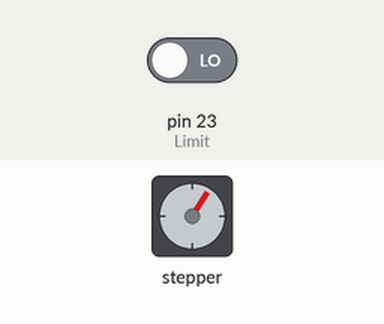
Recording of a sketch running on a simulated Arduino Mega 2560, built with avr-gcc and run on an emulated ATmega2560. On the bench: stepper motor. Wiring (inferred from the names in the program): stepper motor driver (200 steps per turn assumed): step pin 3; direction pin 4. The inputs (shaded band) are chosen by the test bench; at power-on: pin 23 (Limit) LOW.

Above: at 1.2 s.
1.3 s: pin 23 (Limit) driven HIGH
At 2.1 s:
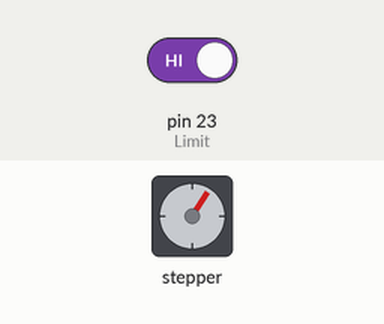
Timing chart, 0 to 8.1 s (numbered marks = the images above; inputs shaded):
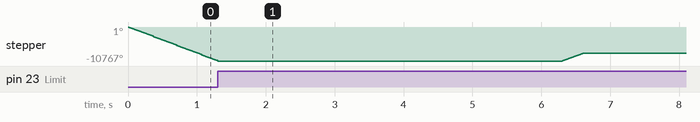

The sketch:

Stepper_Driver.ino
```cpp
int PUL=3; //define Pulse pin
int DIR=4; //define Direction pin
int Limit = 23; //define Enable Pin

//accelstepper

int timeDel = 100;
int steps = 1400;

void setup() {
  pinMode (PUL, OUTPUT);
  pinMode (DIR, OUTPUT);
  pinMode (Limit, INPUT);

}

void loop()
{
  Serial.println(digitalRead(Limit));
  while(digitalRead(Limit) == LOW)
  {
    digitalWrite(DIR,LOW);
    digitalWrite(PUL,HIGH);
    delayMicroseconds(timeDel);
    digitalWrite(PUL,LOW);
    delayMicroseconds(timeDel);
  }

  if(digitalRead(Limit) == HIGH)
  {
    delay(5000);
    for (int i=0; i<steps; i++)
    {
      digitalWrite(DIR,HIGH);
      digitalWrite(PUL,HIGH);
      delayMicroseconds(timeDel);
      digitalWrite(PUL,LOW);
      delayMicroseconds(timeDel);
    }
    delay(5000);
  }
}
```
